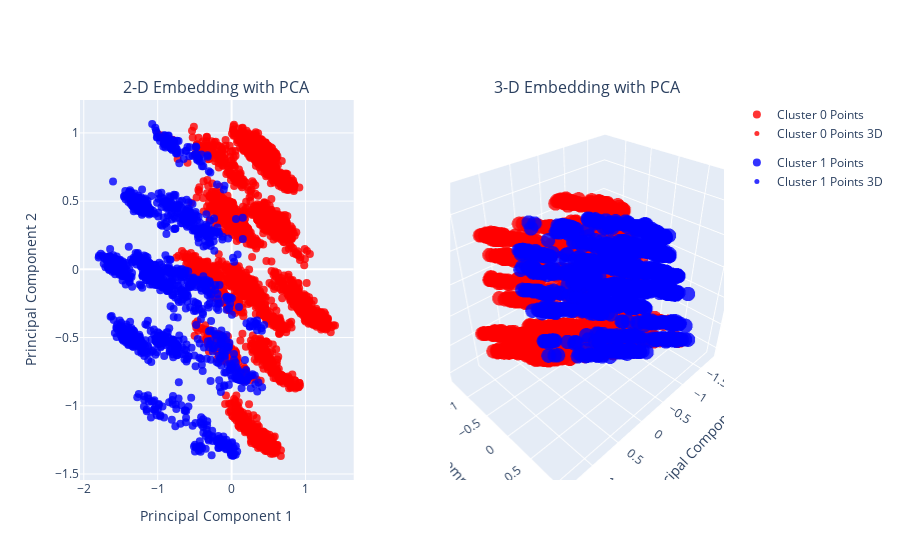
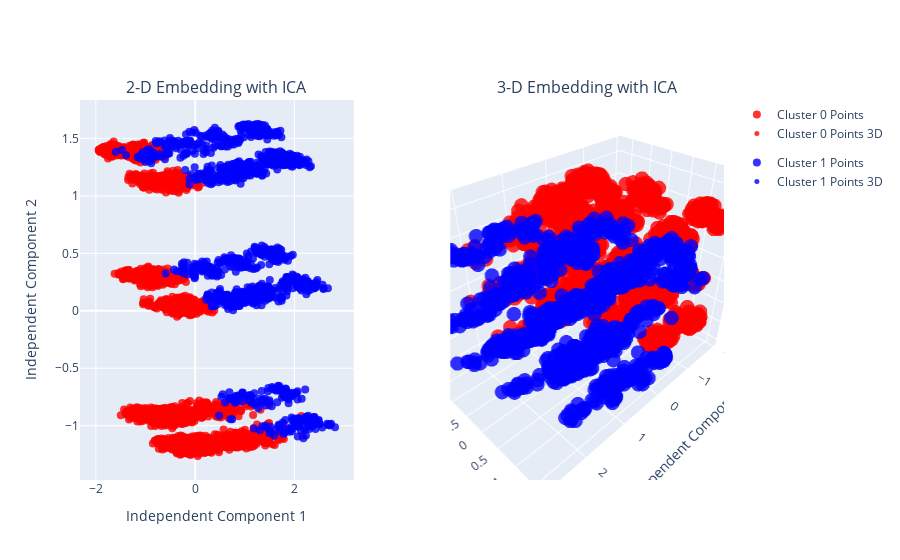
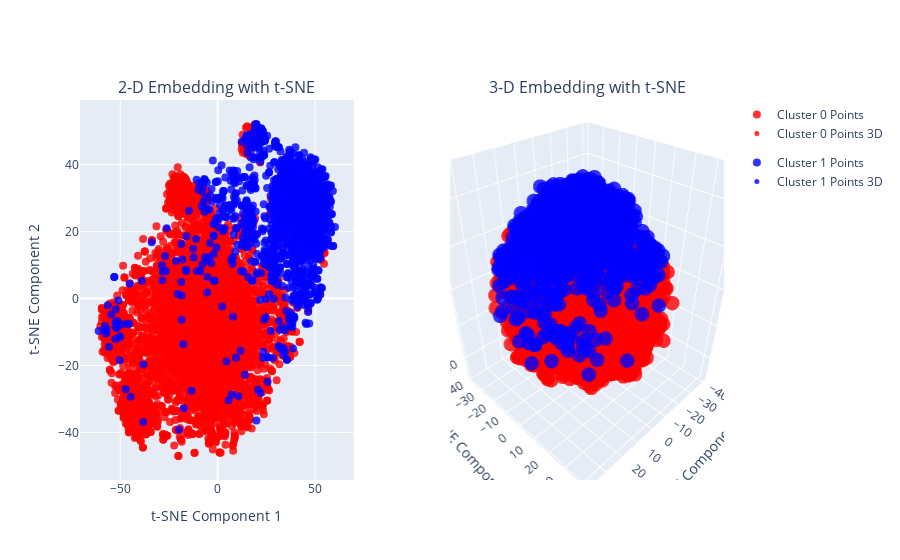

These figures' notebook cell, in order:
### Markdown cell above
# Plotting

### Code cell
visualize_cluster(X, clusters, custom_dist)

### Figure 1 — Plotly figure (JSON) as saved in the notebook; plotly's stock layout.template omitted (floating-point values rounded to 4 significant figures; data arrays with more than 128 entries replaced by an {"elided": "..."} marker saying what was removed)
{"data": [{"legendgroup": "group0", "marker": {"color": "red", "opacity": 0.8, "size": 8}, "mode": "markers", "name": "Cluster 0 Points", "showlegend": true, "type": "scatter", "x": {"elided": "3597 float values"}, "xaxis": "x", "y": {"elided": "3597 float values"}, "yaxis": "y"}, {"legendgroup": "group0", "marker": {"color": "red", "opacity": 0.8, "size": 5}, "mode": "markers", "name": "Cluster 0 Points 3D", "showlegend": true, "type": "scatter3d", "x": {"elided": "3597 float values"}, "y": {"elided": "3597 float values"}, "z": {"elided": "3597 float values"}}, {"legendgroup": "group1", "marker": {"color": "blue", "opacity": 0.8, "size": 8}, "mode": "markers", "name": "Cluster 1 Points", "showlegend": true, "type": "scatter", "x": {"elided": "1403 float values"}, "xaxis": "x", "y": {"elided": "1403 float values"}, "yaxis": "y"}, {"legendgroup": "group1", "marker": {"color": "blue", "opacity": 0.8, "size": 5}, "mode": "markers", "name": "Cluster 1 Points 3D", "showlegend": true, "type": "scatter3d", "x": {"elided": "1403 float values"}, "y": {"elided": "1403 float values"}, "z": {"elided": "1403 float values"}}], "layout": {"annotations": [{"font": {"size": 16}, "showarrow": false, "text": "2-D Embedding with PCA", "x": 0.2125, "xanchor": "center", "xref": "paper", "y": 1, "yanchor": "bottom", "yref": "paper"}, {"font": {"size": 16}, "showarrow": false, "text": "3-D Embedding with PCA", "x": 0.7875, "xanchor": "center", "xref": "paper", "y": 1, "yanchor": "bottom", "yref": "paper"}], "scene": {"domain": {"x": [0.575, 1], "y": [0, 1]}, "xaxis": {"title": {"text": "Principal Component 1"}}, "yaxis": {"title": {"text": "Principal Component 2"}}, "zaxis": {"title": {"text": "Principal Component 3"}}}, "xaxis": {"anchor": "y", "domain": [0, 0.425], "title": {"text": "Principal Component 1"}}, "yaxis": {"anchor": "x", "domain": [0, 1], "title": {"text": "Principal Component 2"}}}}

### Figure 2 — Plotly figure (JSON) as saved in the notebook; plotly's stock layout.template omitted (floating-point values rounded to 4 significant figures; data arrays with more than 128 entries replaced by an {"elided": "..."} marker saying what was removed)
{"data": [{"legendgroup": "group0", "marker": {"color": "red", "opacity": 0.8, "size": 8}, "mode": "markers", "name": "Cluster 0 Points", "showlegend": true, "type": "scatter", "x": {"elided": "3597 float values"}, "xaxis": "x", "y": {"elided": "3597 float values"}, "yaxis": "y"}, {"legendgroup": "group0", "marker": {"color": "red", "opacity": 0.8, "size": 5}, "mode": "markers", "name": "Cluster 0 Points 3D", "showlegend": true, "type": "scatter3d", "x": {"elided": "3597 float values"}, "y": {"elided": "3597 float values"}, "z": {"elided": "3597 float values"}}, {"legendgroup": "group1", "marker": {"color": "blue", "opacity": 0.8, "size": 8}, "mode": "markers", "name": "Cluster 1 Points", "showlegend": true, "type": "scatter", "x": {"elided": "1403 float values"}, "xaxis": "x", "y": {"elided": "1403 float values"}, "yaxis": "y"}, {"legendgroup": "group1", "marker": {"color": "blue", "opacity": 0.8, "size": 5}, "mode": "markers", "name": "Cluster 1 Points 3D", "showlegend": true, "type": "scatter3d", "x": {"elided": "1403 float values"}, "y": {"elided": "1403 float values"}, "z": {"elided": "1403 float values"}}], "layout": {"annotations": [{"font": {"size": 16}, "showarrow": false, "text": "2-D Embedding with ICA", "x": 0.2125, "xanchor": "center", "xref": "paper", "y": 1, "yanchor": "bottom", "yref": "paper"}, {"font": {"size": 16}, "showarrow": false, "text": "3-D Embedding with ICA", "x": 0.7875, "xanchor": "center", "xref": "paper", "y": 1, "yanchor": "bottom", "yref": "paper"}], "scene": {"domain": {"x": [0.575, 1], "y": [0, 1]}, "xaxis": {"title": {"text": "Independent Component 1"}}, "yaxis": {"title": {"text": "Independent Component 2"}}, "zaxis": {"title": {"text": "Independent Component 3"}}}, "xaxis": {"anchor": "y", "domain": [0, 0.425], "title": {"text": "Independent Component 1"}}, "yaxis": {"anchor": "x", "domain": [0, 1], "title": {"text": "Independent Component 2"}}}}

### Figure 3 — Plotly figure (JSON) as saved in the notebook; plotly's stock layout.template omitted (floating-point values rounded to 4 significant figures; data arrays with more than 128 entries replaced by an {"elided": "..."} marker saying what was removed)
{"data": [{"legendgroup": "group0", "marker": {"color": "red", "opacity": 0.8, "size": 8}, "mode": "markers", "name": "Cluster 0 Points", "showlegend": true, "type": "scatter", "x": {"elided": "3597 float values"}, "xaxis": "x", "y": {"elided": "3597 float values"}, "yaxis": "y"}, {"legendgroup": "group0", "marker": {"color": "red", "opacity": 0.8, "size": 5}, "mode": "markers", "name": "Cluster 0 Points 3D", "showlegend": true, "type": "scatter3d", "x": {"elided": "3597 float values"}, "y": {"elided": "3597 float values"}, "z": {"elided": "3597 float values"}}, {"legendgroup": "group1", "marker": {"color": "blue", "opacity": 0.8, "size": 8}, "mode": "markers", "name": "Cluster 1 Points", "showlegend": true, "type": "scatter", "x": {"elided": "1403 float values"}, "xaxis": "x", "y": {"elided": "1403 float values"}, "yaxis": "y"}, {"legendgroup": "group1", "marker": {"color": "blue", "opacity": 0.8, "size": 5}, "mode": "markers", "name": "Cluster 1 Points 3D", "showlegend": true, "type": "scatter3d", "x": {"elided": "1403 float values"}, "y": {"elided": "1403 float values"}, "z": {"elided": "1403 float values"}}], "layout": {"annotations": [{"font": {"size": 16}, "showarrow": false, "text": "2-D Embedding with t-SNE", "x": 0.2125, "xanchor": "center", "xref": "paper", "y": 1, "yanchor": "bottom", "yref": "paper"}, {"font": {"size": 16}, "showarrow": false, "text": "3-D Embedding with t-SNE", "x": 0.7875, "xanchor": "center", "xref": "paper", "y": 1, "yanchor": "bottom", "yref": "paper"}], "scene": {"domain": {"x": [0.575, 1], "y": [0, 1]}, "xaxis": {"title": {"text": "t-SNE Component 1"}}, "yaxis": {"title": {"text": "t-SNE Component 2"}}, "zaxis": {"title": {"text": "t-SNE Component 3"}}}, "xaxis": {"anchor": "y", "domain": [0, 0.425], "title": {"text": "t-SNE Component 1"}}, "yaxis": {"anchor": "x", "domain": [0, 1], "title": {"text": "t-SNE Component 2"}}}}
